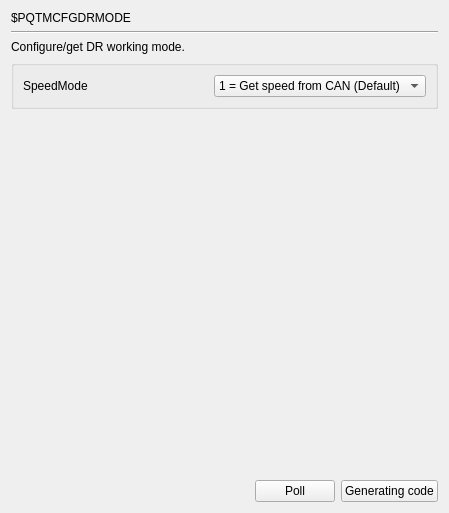
     <widget class="QWidget" name="page_PQTMCFGDRMODE">
      <layout class="QGridLayout" name="gridLayout_11">
       <item row="0" column="0">
        <widget class="QLabel" name="label_504">
         <property name="text">
          <string>$PQTMCFGDRMODE</string>
         </property>
        </widget>
       </item>
       <item row="1" column="0" colspan="3">
        <widget class="Line" name="line_130">
         <property name="orientation">
          <enum>Qt::Horizontal</enum>
         </property>
        </widget>
       </item>
       <item row="2" column="0">
        <widget class="QLabel" name="label_505">
         <property name="text">
          <string>Configure/get DR working mode.</string>
         </property>
        </widget>
       </item>
       <item row="3" column="0" colspan="3">
        <widget class="QGroupBox" name="groupBox_2">
         <property name="title">
          <string/>
         </property>
         <layout class="QGridLayout" name="gridLayout_9">
          <item row="0" column="0">
           <widget class="QLabel" name="label_11">
            <property name="text">
             <string>SpeedMode</string>
            </property>
           </widget>
          </item>
          <item row="0" column="1">
           <widget class="QComboBox" name="comboBox_PQTMCFGDRMODE_SpeedMode">
            <property name="currentIndex">
             <number>1</number>
            </property>
            <item>
             <property name="text">
              <string>0 = No speed input</string>
             </property>
            </item>
            <item>
             <property name="text">
              <string>1 = Get speed from CAN (Default)</string>
             </property>
            </item>
            <item>
             <property name="text">
              <string>2 = Get speed from UART</string>
             </property>
            </item>
            <item>
             <property name="text">
              <string>3 = Get speed from WheelTick</string>
             </property>
            </item>
           </widget>
          </item>
         </layout>
        </widget>
       </item>
       <item row="4" column="2">
        <spacer name="verticalSpacer_130">
         <property name="orientation">
          <enum>Qt::Vertical</enum>
         </property>
         <property name="sizeHint" stdset="0">
          <size>
           <width>20</width>
           <height>365</height>
          </size>
         </property>
        </spacer>
       </item>
       <item row="5" column="0">
        <spacer name="horizontalSpacer_130">
         <property name="orientation">
          <enum>Qt::Horizontal</enum>
         </property>
         <property name="sizeHint" stdset="0">
          <size>
           <width>238</width>
           <height>20</height>
          </size>
         </property>
        </spacer>
       </item>
       <item row="5" column="1">
        <widget class="QPushButton" name="poll_PQTMCFGDRMODE">
         <property name="text">
          <string>Poll</string>
         </property>
        </widget>
       </item>
       <item row="5" column="2">
        <widget class="QPushButton" name="GC_PQTMCFGDRMODE">
         <property name="text">
          <string>Generating code</string>
         </property>
        </widget>
       </item>
      </layout>
     </widget>
